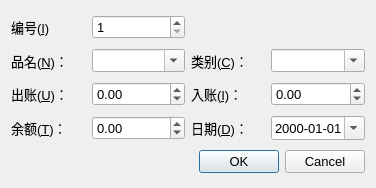
<ui version="4.0" >
 <class>Dialog</class>
 <widget class="QDialog" name="Dialog" >
  <property name="geometry" >
   <rect>
    <x>0</x>
    <y>0</y>
    <width>376</width>
    <height>188</height>
   </rect>
  </property>
  <property name="font" >
   <font>
    <pointsize>10</pointsize>
   </font>
  </property>
  <property name="windowTitle" >
   <string>编辑</string>
  </property>
  <property name="windowIcon" >
   <iconset resource="pygrid.qrc" >
    <normaloff>:/icon/edit.png</normaloff>:/icon/edit.png</iconset>
  </property>
  <layout class="QGridLayout" name="gridLayout" >
   <item row="1" column="0" >
    <widget class="QLabel" name="label_Name" >
     <property name="text" >
      <string>品名(&amp;N)：</string>
     </property>
     <property name="buddy" >
      <cstring>comboBox_Name</cstring>
     </property>
    </widget>
   </item>
   <item row="2" column="0" >
    <widget class="QLabel" name="label_Number" >
     <property name="text" >
      <string>出账(&amp;U)：</string>
     </property>
     <property name="buddy" >
      <cstring>doubleSpinBox_OutCome</cstring>
     </property>
    </widget>
   </item>
   <item row="2" column="2" >
    <widget class="QLabel" name="label_UnitPrice" >
     <property name="text" >
      <string>入账(&amp;I)：</string>
     </property>
     <property name="buddy" >
      <cstring>doubleSpinBox_InCome</cstring>
     </property>
    </widget>
   </item>
   <item row="3" column="2" >
    <widget class="QLabel" name="label_Date" >
     <property name="text" >
      <string>日期(&amp;D)：</string>
     </property>
     <property name="buddy" >
      <cstring>dateEdit_Date</cstring>
     </property>
    </widget>
   </item>
   <item row="3" column="3" >
    <widget class="QDateEdit" name="dateEdit_Date" >
     <property name="displayFormat" >
      <string>yyyy-MM-dd</string>
     </property>
     <property name="calendarPopup" >
      <bool>true</bool>
     </property>
    </widget>
   </item>
   <item row="5" column="0" colspan="4" >
    <widget class="QDialogButtonBox" name="buttonBox" >
     <property name="orientation" >
      <enum>Qt::Horizontal</enum>
     </property>
     <property name="standardButtons" >
      <set>QDialogButtonBox::Cancel|QDialogButtonBox::Ok</set>
     </property>
    </widget>
   </item>
   <item row="2" column="3" >
    <widget class="QDoubleSpinBox" name="doubleSpinBox_InCome" >
     <property name="minimum" >
      <double>-99999999.989999994635582</double>
     </property>
     <property name="maximum" >
      <double>99999999.989999994635582</double>
     </property>
    </widget>
   </item>
   <item row="1" column="1" >
    <widget class="QComboBox" name="comboBox_Name" >
     <property name="editable" >
      <bool>true</bool>
     </property>
    </widget>
   </item>
   <item row="1" column="2" >
    <widget class="QLabel" name="label_Category" >
     <property name="text" >
      <string>类别(&amp;C)：</string>
     </property>
     <property name="buddy" >
      <cstring>comboBox_Category</cstring>
     </property>
    </widget>
   </item>
   <item row="1" column="3" >
    <widget class="QComboBox" name="comboBox_Category" >
     <property name="editable" >
      <bool>true</bool>
     </property>
    </widget>
   </item>
   <item row="2" column="1" >
    <widget class="QDoubleSpinBox" name="doubleSpinBox_OutCome" >
     <property name="minimum" >
      <double>-99999999.989999994635582</double>
     </property>
     <property name="maximum" >
      <double>99999999.989999994635582</double>
     </property>
    </widget>
   </item>
   <item row="3" column="0" >
    <widget class="QLabel" name="label_Total" >
     <property name="text" >
      <string>余额(&amp;T)：</string>
     </property>
     <property name="buddy" >
      <cstring>doubleSpinBox_Total</cstring>
     </property>
    </widget>
   </item>
   <item row="3" column="1" >
    <widget class="QDoubleSpinBox" name="doubleSpinBox_Total" >
     <property name="minimum" >
      <double>-99999999.989999994635582</double>
     </property>
     <property name="maximum" >
      <double>99999999.989999994635582</double>
     </property>
    </widget>
   </item>
   <item row="0" column="0" >
    <widget class="QLabel" name="label_Number_2" >
     <property name="text" >
      <string>编号(&amp;I)</string>
     </property>
     <property name="buddy" >
      <cstring>spinBox_Number</cstring>
     </property>
    </widget>
   </item>
   <item row="0" column="1" >
    <widget class="QSpinBox" name="spinBox_Number" >
     <property name="minimum" >
      <number>1</number>
     </property>
     <property name="maximum" >
      <number>99999999</number>
     </property>
    </widget>
   </item>
  </layout>
 </widget>
 <tabstops>
  <tabstop>comboBox_Name</tabstop>
  <tabstop>comboBox_Category</tabstop>
  <tabstop>doubleSpinBox_OutCome</tabstop>
  <tabstop>doubleSpinBox_InCome</tabstop>
  <tabstop>doubleSpinBox_Total</tabstop>
  <tabstop>dateEdit_Date</tabstop>
  <tabstop>buttonBox</tabstop>
 </tabstops>
 <resources>
  <include location="pygrid.qrc" />
 </resources>
 <connections>
  <connection>
   <sender>buttonBox</sender>
   <signal>accepted()</signal>
   <receiver>Dialog</receiver>
   <slot>accept()</slot>
   <hints>
    <hint type="sourcelabel" >
     <x>247</x>
     <y>163</y>
    </hint>
    <hint type="destinationlabel" >
     <x>157</x>
     <y>206</y>
    </hint>
   </hints>
  </connection>
  <connection>
   <sender>buttonBox</sender>
   <signal>rejected()</signal>
   <receiver>Dialog</receiver>
   <slot>reject()</slot>
   <hints>
    <hint type="sourcelabel" >
     <x>308</x>
     <y>166</y>
    </hint>
    <hint type="destinationlabel" >
     <x>286</x>
     <y>206</y>
    </hint>
   </hints>
  </connection>
 </connections>
</ui>
